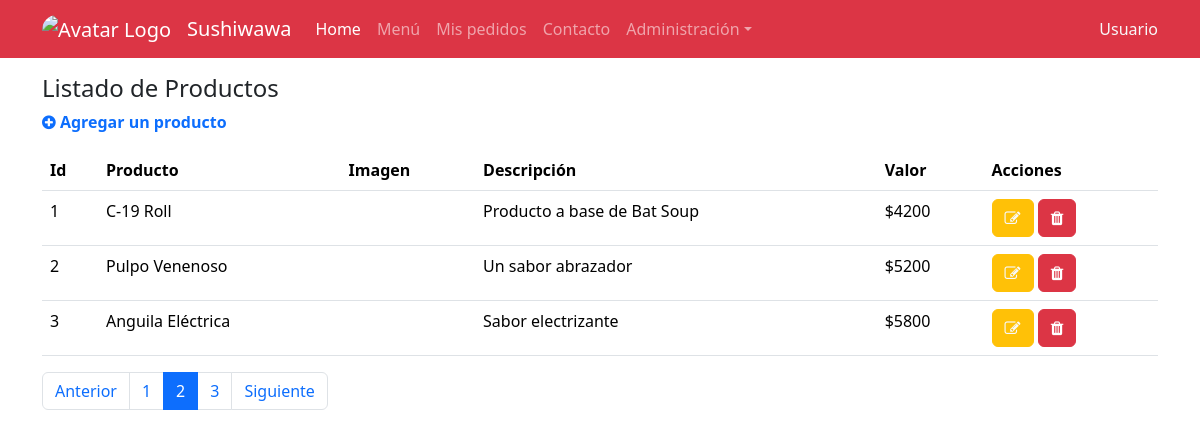
Before: /productos/ with the older database file.
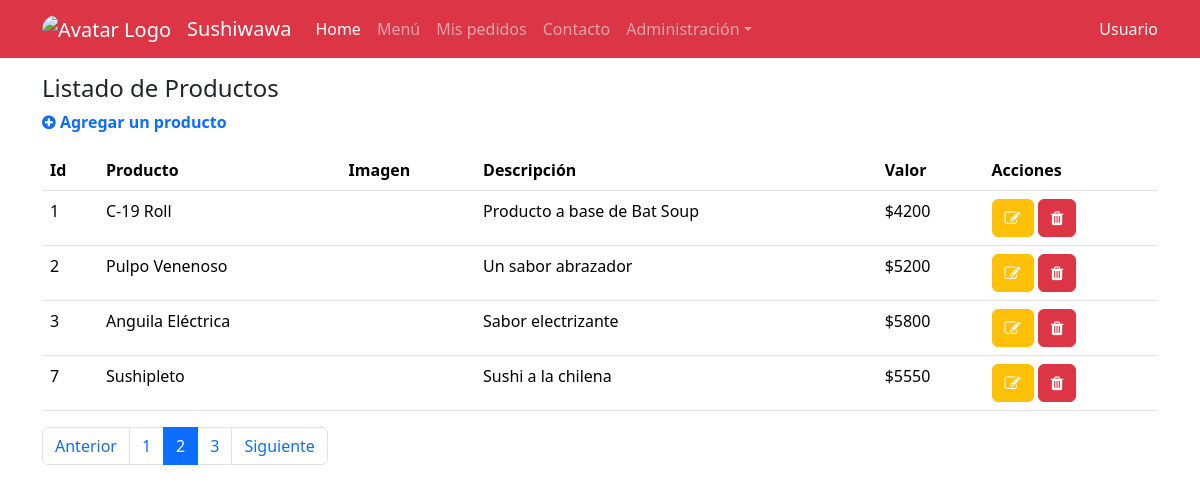
After: the same page with the newer database file.
### sushi/models.py (models this page shows)
class Producto(models.Model):
    nombre_producto=models.CharField(max_length=50, null=False)
    imagen=models.ImageField(upload_to='productos', null=True)
    descripcion=models.CharField(max_length=50, null=False)
    valor=models.IntegerField(null=False)
    def __str__(self):
        return self.nombre_producto

### sushi/views.py (the view)
# urls.py: path('productos/', productos, name='productos'),
def productos(request):
    productos=Producto.objects.all()
    print(productos)
    datos={
        "productos":productos
    }
    return render(request,'sushi/productos.html', datos)

### sushi/templates/sushi/productos.html
{% extends "sushi/base.html" %}
{% load static %}
{% block links %}
<link rel="stylesheet" href="https://cdnjs.cloudflare.com/ajax/libs/font-awesome/4.7.0/css/font-awesome.min.css">
{% endblock links %}
{% block contenido %}
    <div class="container">
      <div class="mt-3">
        <h1 class="h4">Listado de Productos</h1>
        <p ><a href="{% url "crearproducto" %}" class="nodecolink"><i class="fa fa-plus-circle" aria-hidden="true"></i> Agregar un producto</p></a>
      </div>
      <div class="mt-2 table-responsive">
        <table class="table table-hover">
            <thead>
              <tr>
                <th>Id</th>
                <th>Producto</th>
                <th>Imagen</th>
                <th>Descripción</th>
                <th>Valor</th>
                <th>Acciones</th>
              </tr>
            </thead>
            <tbody>
              {% for p in productos  %}
              <tr>
                <td>{{p.id}}</td>
                <td>{{p.nombre_producto | title}}</td>
                <td><img src="{{p.imagen.url}} " alt="" height="50"></td>
                <td>{{p.descripcion | capfirst}}</td>
                <td>${{p.valor }}</td>
                <td>
                    <a href="{% url "modificarproducto" p.id %}" role="button" class="btn btn-warning text-light"><i class="fa fa-pencil-square-o" aria-hidden="true"></i></a>
                    <a href="{% url "eliminarproducto" p.id %}" role="button" class="btn btn-danger"><i class="fa fa-trash" aria-hidden="true"></i></a>
                </td>
              </tr>
              {% endfor %}
            </tbody>
          </table>
          <ul class="pagination text-center">
            <li class="page-item"><a class="page-link" href="#">Anterior</a></li>
            <li class="page-item"><a class="page-link" href="#">1</a></li>
            <li class="page-item active"><a class="page-link" href="#">2</a></li>
            <li class="page-item"><a class="page-link" href="#">3</a></li>
            <li class="page-item"><a class="page-link" href="#">Siguiente</a></li>
          </ul>
      </div>
    </div>
    {% endblock contenido %}

Changed rows visible on the page:
added Producto: id "7", nombre_producto "Sushipleto", descripcion "Sushi a la chilena", valor "5550"
